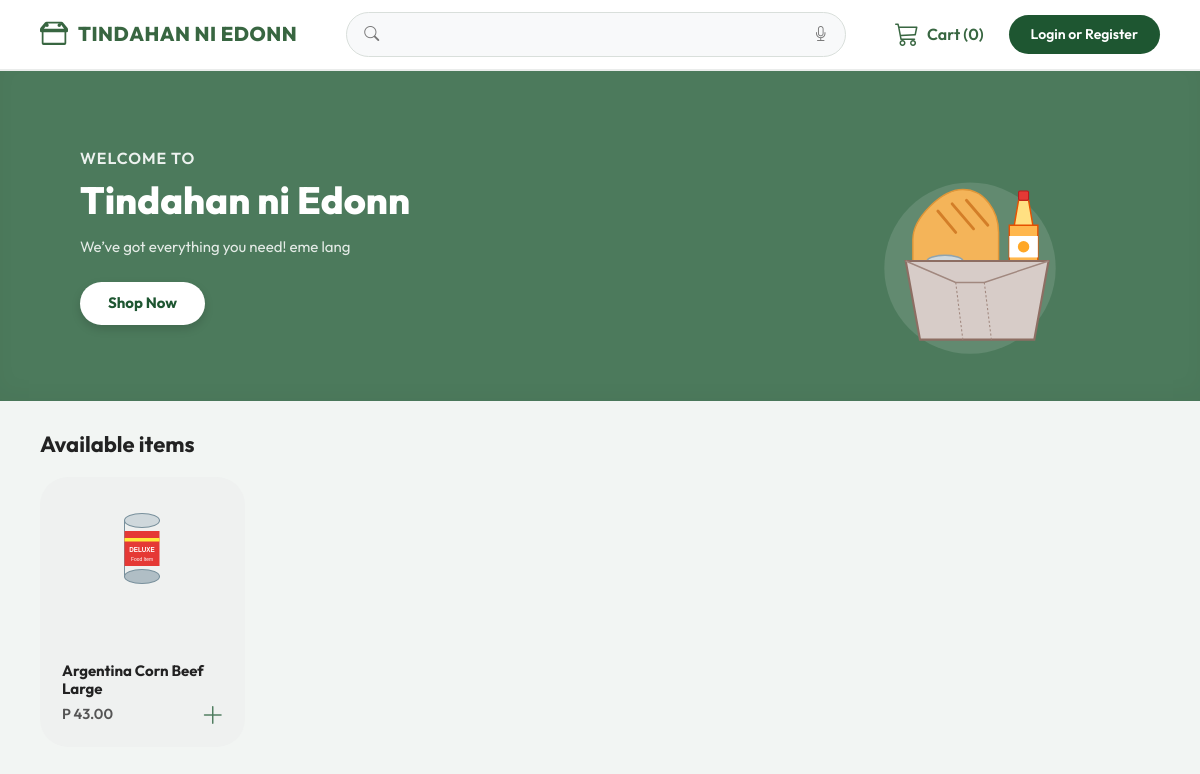
/SARI-SARI_STORE/View/index.php, run on an earlier commit of the app's database.
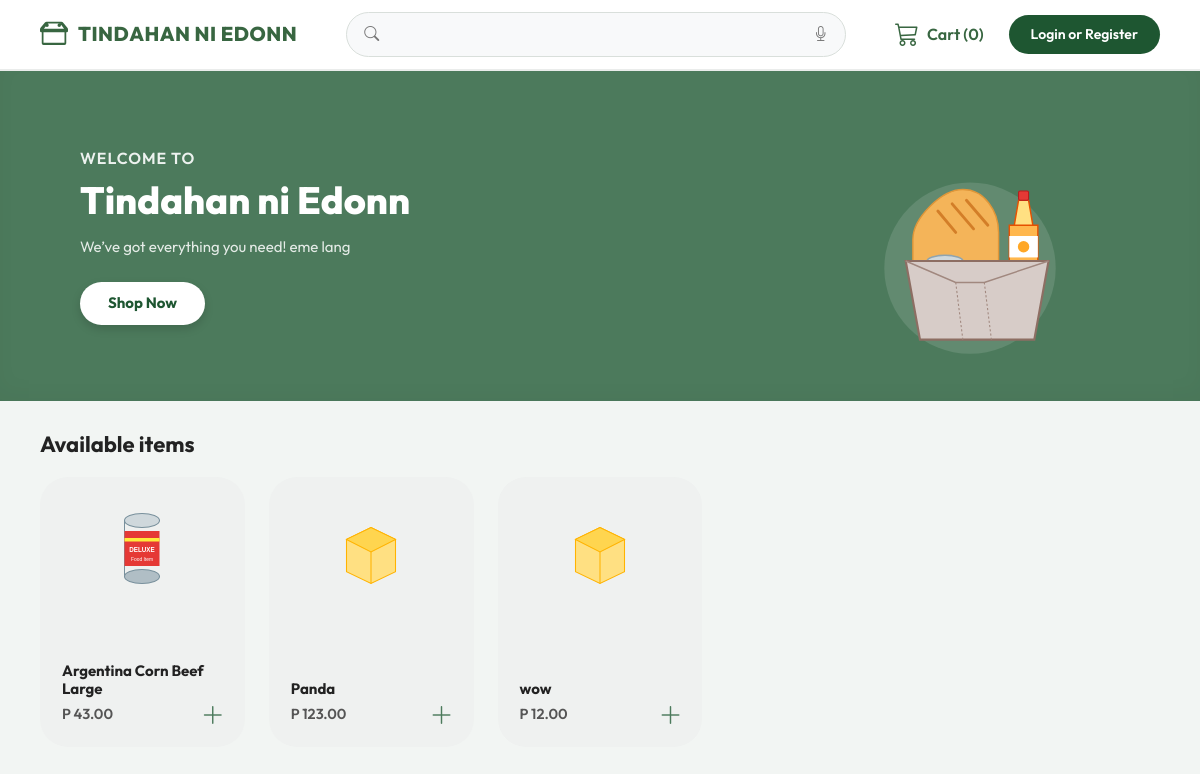
And on a later commit of the database.
### tables this page shows
CREATE TABLE `products` (
  `product_id` int(11) NOT NULL,
  `category_id` int(11) NOT NULL,
  `product_name` varchar(100) NOT NULL,
  `barcode` varchar(100) DEFAULT NULL,
  `description` text DEFAULT NULL,
  `selling_price` decimal(10,2) NOT NULL,
  `cost_price` decimal(10,2) NOT NULL,
  `image` varchar(255) DEFAULT NULL,
  `status` enum('Available','Unavailable') DEFAULT 'Available',
  `created_at` timestamp NOT NULL DEFAULT current_timestamp(),
  `updated_at` datetime DEFAULT current_timestamp() ON UPDATE current_timestamp(),
  `added_by` int(11) NOT NULL
);

### SARI-SARI_STORE/View/index.php (the view, shortened to what the changed rows need)
<?php
$prefix = '';
if (basename(dirname(__FILE__)) == 'View' || basename(dirname(__FILE__)) == 'view') {
    $prefix = '../';
}
require_once __DIR__ . '/' . $prefix . 'Model/database.php';
$customerLoggedIn = isset($_SESSION['user_id']) && isset($_SESSION['role']) && $_SESSION['role'] === 'Customer';
$tableProducts   = 'products';
$tableCategories = 'categories';
$tableInventory  = 'inventory';
$cokeCheck = mysqli_query($conn, "SELECT * FROM $tableProducts WHERE product_name = 'Coke 1.5L'");
if ($cokeCheck && mysqli_num_rows($cokeCheck) == 0) {
    $catQuery = mysqli_query($conn, "SELECT category_id FROM $tableCategories WHERE category_name LIKE '%Beverage%' LIMIT 1");
    $catId = 2;
    if ($catQuery && $row = mysqli_fetch_assoc($catQuery)) {
        $catId = $row['category_id'];
    }
    mysqli_query($conn, "INSERT INTO $tableProducts (category_id, product_name, barcode, description, selling_price, cost_price, status, added_by) VALUES ($catId, 'Coke 1.5L', 'coke15l', '1.5 Liters of Coca-Cola', 65.25, 50.00, 'Available', 1)");
    $newProdId = mysqli_insert_id($conn);
    mysqli_query($conn, "INSERT INTO $tableInventory (product_id, quantity, minimum_stock, maximum_Stock, aisle) VALUES ($newProdId, 50, 5, 100, 'Aisle 1')");
}
$detCheck = mysqli_query($conn, "SELECT * FROM $tableProducts WHERE product_name = 'Liquid Detergent'");
if ($detCheck && mysqli_num_rows($detCheck) == 0) {
    $catQuery = mysqli_query($conn, "SELECT category_id FROM $tableCategories WHERE category_name LIKE '%Household%' OR category_name LIKE '%Other%' LIMIT 1");
    $catId = 5;
    if ($catQuery && $row = mysqli_fetch_assoc($catQuery)) {
        $catId = $row['category_id'];
    }
    mysqli_query($conn, "INSERT INTO $tableProducts (category_id, product_name, barcode, description, selling_price, cost_price, status, added_by) VALUES ($catId, 'Liquid Detergent', 'liqdet', 'Premium liquid detergent', 35.00, 25.00, 'Available', 1)");
    $newProdId = mysqli_insert_id($conn);
    mysqli_query($conn, "INSERT INTO $tableInventory (product_id, quantity, minimum_stock, maximum_Stock, aisle) VALUES ($newProdId, 30, 5, 100, 'Aisle 2')");
}
$products_res = mysqli_query($conn, "
    SELECT p.product_id, p.product_name, p.selling_price, p.category_id, c.category_name, IFNULL(i.quantity, 0) AS stock
    FROM $tableProducts p
    LEFT JOIN $tableCategories c ON p.category_id = c.category_id
    LEFT JOIN $tableInventory i ON p.product_id = i.product_id
    WHERE p.status = 'Available'
    ORDER BY p.product_name ASC
");
$products = [];
while ($row = mysqli_fetch_assoc($products_res)) {
    $products[] = $row;
}
function getProductSVG($name, $categoryName = '') {
    $name = strtolower($name);
    $categoryName = strtolower($categoryName);
    if (strpos($categoryName, 'food') !== false || strpos($categoryName, 'grocer') !== false || strpos($name, 'beef') !== false || strpos($name, 'tuna') !== false) {
        return '
        <svg xmlns="http://www.w3.org/2000/svg" viewBox="0 0 100 150" width="70" height="110">
            <ellipse cx="50" cy="20" rx="25" ry="10" fill="#CFD8DC" stroke="#78909C" stroke-width="1.5" />
            <path d="M 25,20 V 100 A 25,10 rx 0 0 0 75,100 V 20 Z" fill="#ECEFF1" stroke="#78909C" stroke-width="1.5" />
            <ellipse cx="50" cy="100" rx="25" ry="10" fill="#B0BEC5" stroke="#78909C" stroke-width="1.5" />
            <path d="M 25,35 H 75 V 85 H 25 Z" fill="#E53935" />
            <rect x="25" y="45" width="50" height="5" fill="#FFEB3B" />
            <text x="50" y="65" font-family="sans-serif" font-size="9" font-weight="bold" fill="#FFFFFF" text-anchor="middle">DELUXE</text>
            <text x="50" y="78" font-family="sans-serif" font-size="7" fill="#FFFFFF" text-anchor="middle">Food Item</text>
        </svg>';
    }
    return '
    <svg xmlns="http://www.w3.org/2000/svg" viewBox="0 0 100 120" width="70" height="100">
        <path d="M 50,15 L 85,32 L 85,78 L 50,95 L 15,78 L 15,32 Z" fill="#FFE082" stroke="#FFB300" stroke-width="1.5" />
        <path d="M 50,15 L 15,32 L 50,50 L 85,32 Z" fill="#FFD54F" stroke="#FFB300" stroke-width="1.5" />
        <path d="M 50,50 V 95" stroke="#FFB300" stroke-width="1.5" />
    </svg>';
}
?>
<!DOCTYPE html>
<html lang="en">
<head>
    <link rel="stylesheet" href="<?= $prefix; ?>Assets/css/bootstrap.min.css">
    <link rel="stylesheet" href="<?= $prefix; ?>Assets/sweetalert2.min.css">
    <link rel="stylesheet" href="<?= $prefix; ?>Assets/datatables.min.css">
    <link rel="stylesheet" href="<?= $prefix; ?>Assets/animate.min.css">
    <link rel="stylesheet" href="https://cdn.jsdelivr.net/npm/bootstrap-icons@1.11.3/font/bootstrap-icons.min.css">
</head>
<body>
    <?php if (!$customerLoggedIn): ?>
        <section class="welcome-banner">
            <div class="banner-content">
                <h1 class="banner-title">Tindahan ni Edonn</h1>
            </div>
        </section>
    <?php endif; ?>
    <main class="store-container d-flex">
        <section class="store-content">
            <div class="product-grid" id="productGrid">
                <?php if (empty($products)): ?>
                    <div class="text-center text-muted py-5 w-100">
                        <i class="bi bi-box-seam" style="font-size: 40px;"></i>
                        <p class="mt-2">No available items at this moment.</p>
                    </div>
                <?php else: ?>
                    <?php foreach ($products as $prod): ?>
                        <div class="product-card" data-category-id="<?= $prod['category_id']; ?>" onclick="addToCart(<?= htmlspecialchars(json_encode([
                            'id' => $prod['product_id'],
                            'name' => $prod['product_name'],
                            'price' => (float)$prod['selling_price'],
                            'stock' => (int)$prod['stock']
                        ])); ?>)">
                            <div class="product-image-container">
                                <?= getProductSVG($prod['product_name'], $prod['category_name'] ?? ''); ?>
                            </div>
                            <div class="product-info">
                                <div class="product-title"><?= htmlspecialchars($prod['product_name']); ?></div>
                                <div class="product-price">P <?= number_format($prod['selling_price'], 2); ?></div>
                            </div>
                            <button class="add-to-cart-btn" aria-label="Add to cart">
                                <i class="bi bi-plus-lg"></i>
                            </button>
                        </div>
                    <?php endforeach; ?>
                <?php endif; ?>
            </div>
        </section>
    </main>
</body>
</html>

What changed in the data, as far as the page shows it:
added products: product_name "Panda", selling_price "123.00"
added products: product_name "wow", selling_price "12.00"
